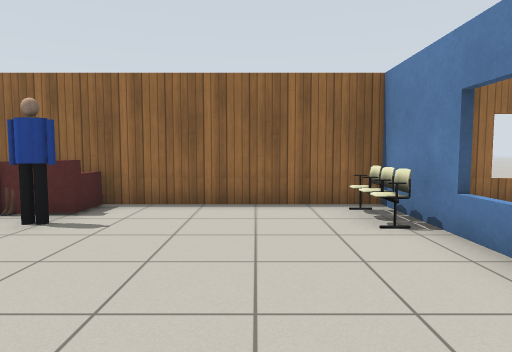
view 1 (above)

16 first-person views from a walk through a world built for the Gazebo simulator. The camera is 1 m above the floor, tilts 4° down and sees 75° across. Floor lines are 1 m apart. The floor is counted in squares, 1 m on a side. Each view is taken from the middle of a square. On the plan, view 1 faces up. The plan holds only what a view shows up to about 13 squares ahead; the rest is blank. Gazebo's built-in surfaces are drawn with simple patterns. Simple shapes stand in for some stock models. Some surface patterns are stand-ins.

view 2
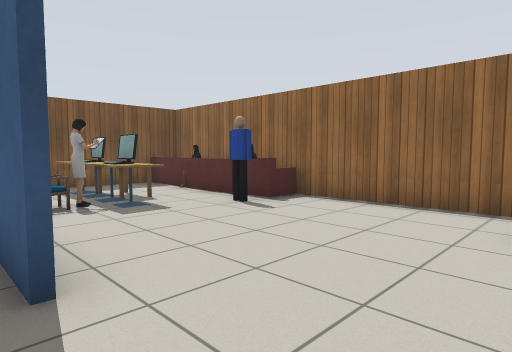

view 3
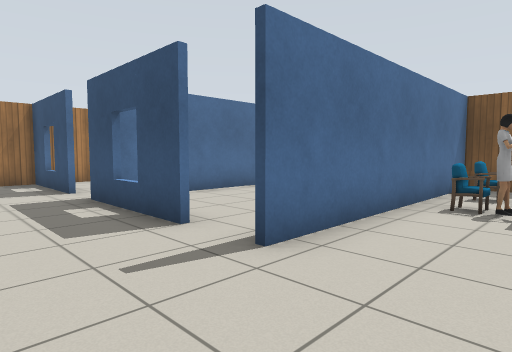

view 4
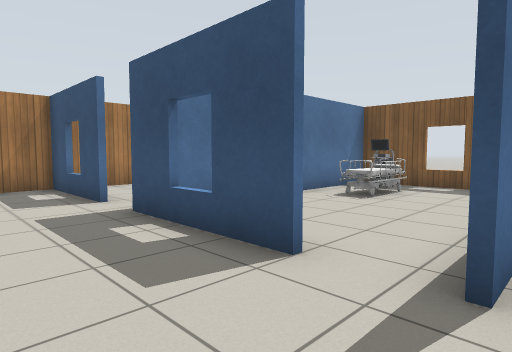

view 5
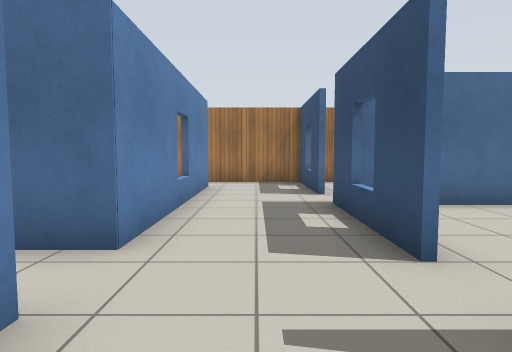

view 6
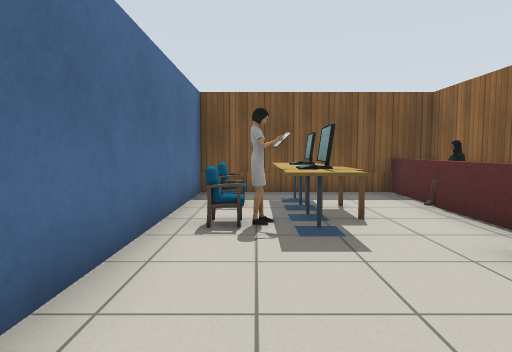

view 7
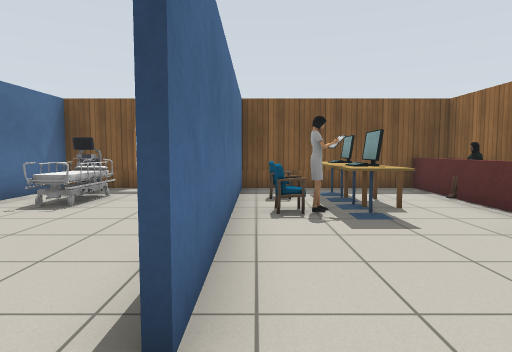

view 8
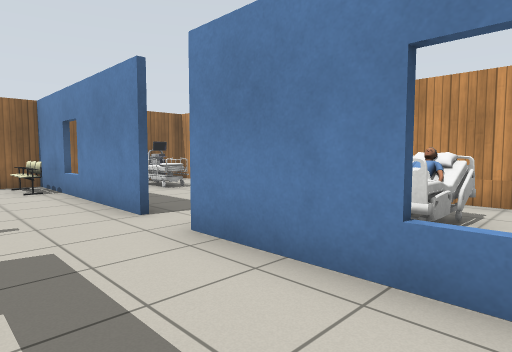

view 9
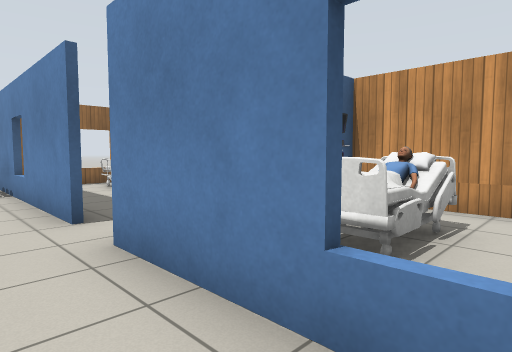

view 10
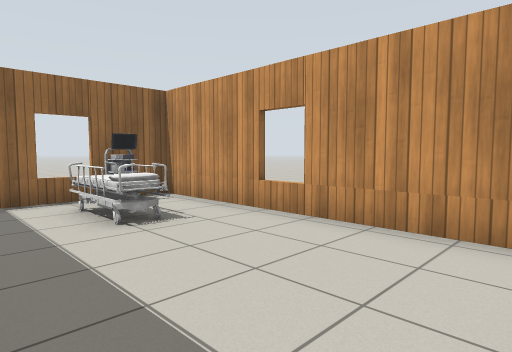

view 11
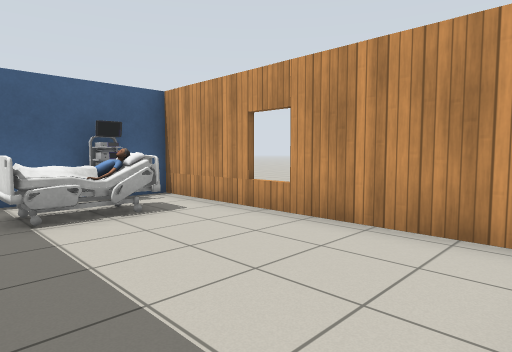

view 12
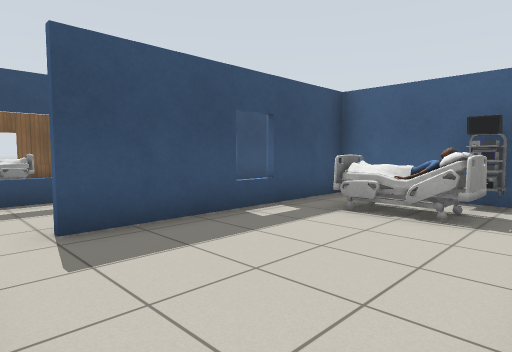

view 13
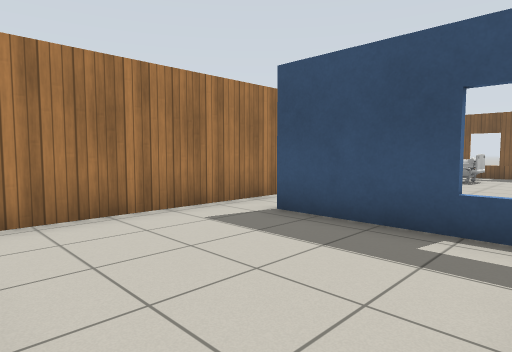

view 14
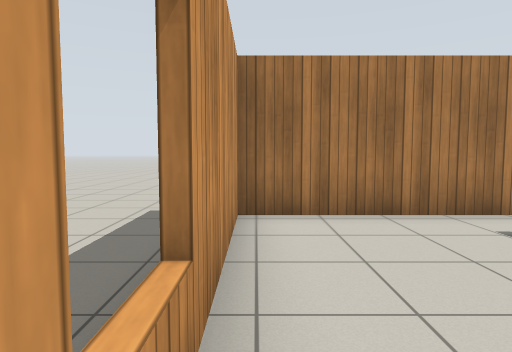

view 15
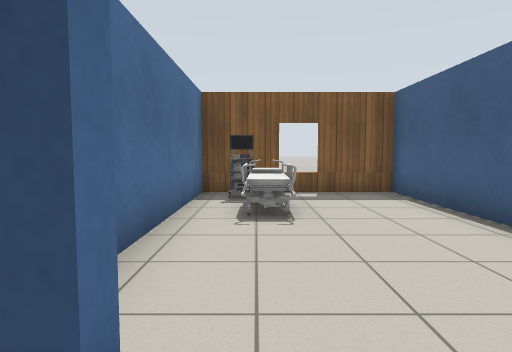

view 16
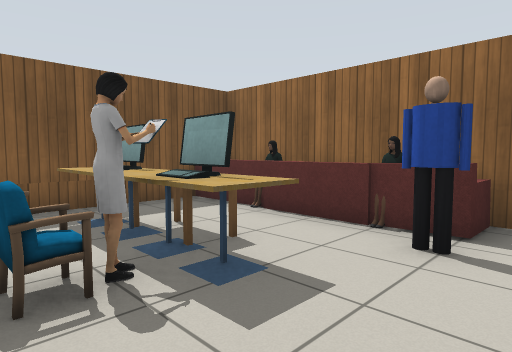

### Floor plan
Points are (right, up) in squares from view 1. A wall is a line through its corners. A room is listed if a view was taken in it or the views show most of it. See-through windows are left out.
Room 1 (views 1, 2, 3, 4, 5, 6, 7, 8, 9, 15, 16)
walls: (-0.5, -1) (-0.5, -4.6); (2.4, 0) (2.4, 3.9); (-8.5, 0.6) (-0.5, 0.6); (2.5, 6.4) (-7.2, 6.4); (-0.5, -5.9) (-0.5, -9.4); (-8.4, 5.5) (-8.4, 0.1); (2.4, -7.9) (2.4, -1.4); (-1, -9.3) (2.4, -9.3)
ways out: opening at (3, -0.5) to room 2; opening at (3, -8.5) to room 3; gap at (-1, -1) to room 4; gap at (-6, 1)
objects: sofa (-9, 6) to (-7, 6); cafe table (-7, 3); chair (-6, 2); monitor (-6, 3); person (-6, 6); chair (-5, 2); desk (-5, 3); sofa (-5, 6); person (-4, 2); monitor (-4, 3); person (-4, 6); person (-3, 5); sofa (-3, 6); chair (2, 4) to (2, 6)
Room 2 (view 10)
walls: (7.3, -0.5) (7.3, 6.4) (3, 6.4); (2.4, -1.4) (3.5, -1.4)
ways out: opening at (3, -0.5) to room 1
objects: bed (5, 4) to (5, 5); cart (6, 6)
Room 3 (views 11, 12, 13, 14)
walls: (2.4, -9.3) (7.3, -9.3) (7.3, -1.5) (6.4, -1.5); (4.6, -1.5) (2.6, -1.5) (2.6, -8)
ways out: opening at (3, -8.5) to room 1
objects: bed (4, -4) to (6, -3); cart (5, -2) to (6, -2)
Room 4 (no view inside)
walls: (-4.4, 0.5) (-8.5, 0.5); (-8.4, 0.1) (-8.4, -4.3) (-1, -4.3); (-0.5, 0.5) (-1.9, 0.5)
ways out: gap at (-1, -1) to room 1
objects: cart (-8, -3) to (-7, -3); bed (-7, -3) to (-5, -2)

Positions as (right, up) in squares from view 1, and headings:
1: (0, 0), facing up
2: (2, 0), facing up-left
3: (2, 3), facing down-left
4: (2, 1), facing down-left
5: (1, 2), facing down
6: (0, 2), facing left
7: (1, 1), facing left
8: (0, -5), facing up-right
9: (1, -5), facing up-right
10: (3, -1), facing up-right
11: (3, -9), facing up-right
12: (7, -9), facing up-left
13: (7, -4), facing down-left
14: (7, -4), facing down
15: (0, -3), facing left
16: (-2, 1), facing up-left
